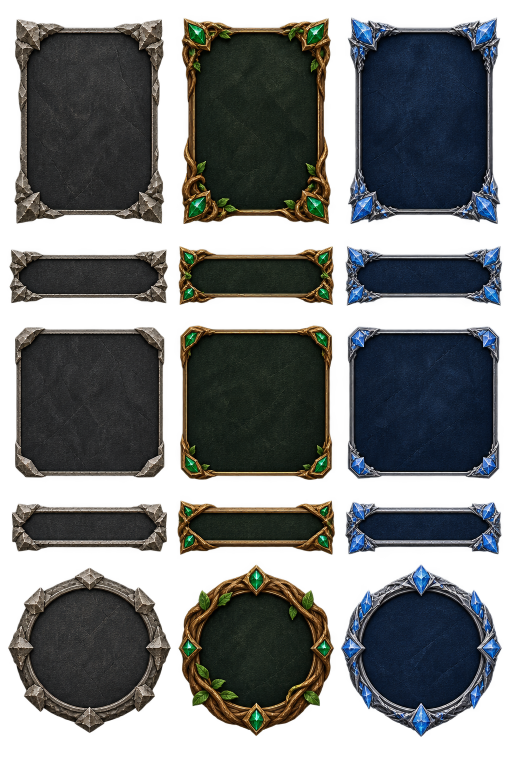
#> input picture native/assets/cards-modular/components-a.png, 1024 x 1536 px, found by its file name (shown at 1/2 size)
$ python index_card_components.py
#> lines starting #> are read from the running program, lines starting #| are printed output that depends on the picture
from pathlib import Path
from PIL import Image
import json
# Index separate atlas resources without changing or repainting generated pixels.
root=Path('native/assets/cards-modular')
xs=[0,341,683,1024]
tiers=['common','uncommon','rare','epic','legendary','artifact']
parts=['frame','title','panel','button','medallion']
manifest={}
for row,part in enumerate(parts):
    for col,tier in enumerate(tiers):
        sheet='components-a.png' if col<3 else 'components-b.png'
        im=Image.open(root/sheet)
#> im is the input picture: PIL image 1024x1536 RGBA; mean R, G, B, A 59, 59.9, 57.1, 156.7
        ys=[0,470,630,970,1118,1536] if col<3 else [0,490,640,975,1110,1536]
        column=col%3
        cell=(xs[column],ys[row],xs[column+1],ys[row+1])
        alpha=im.crop(cell).getchannel('A')
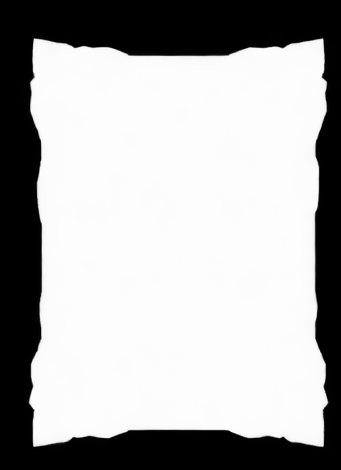
#> alpha: PIL image 341x470 L; min 0, max 254, mean 172.6
        bound=alpha.point(lambda a:255 if a>128 else 0).getbbox()
#> bound = (29, 39, 328, 447)
        assert bound,(tier,part)
        x,y=cell[0]+bound[0],cell[1]+bound[1]
#> x = 29; y = 39
        w,h=bound[2]-bound[0],bound[3]-bound[1]
#> w = 299; h = 408
        key=f'{tier}-{part}'
        manifest[key]=[x,y,w,h]
        (root/(key+'.tres')).write_text('[gd_resource type="AtlasTexture" load_steps=2 format=3]\n\n[ext_resource type="Texture2D" path="res://assets/cards-modular/%s" id="1"]\n\n[resource]\natlas = ExtResource("1")\nregion = Rect2(%s, %s, %s, %s)\nfilter_clip = true\n'%(sheet,x,y,w,h))
im=Image.open(root/'table-panels.png')
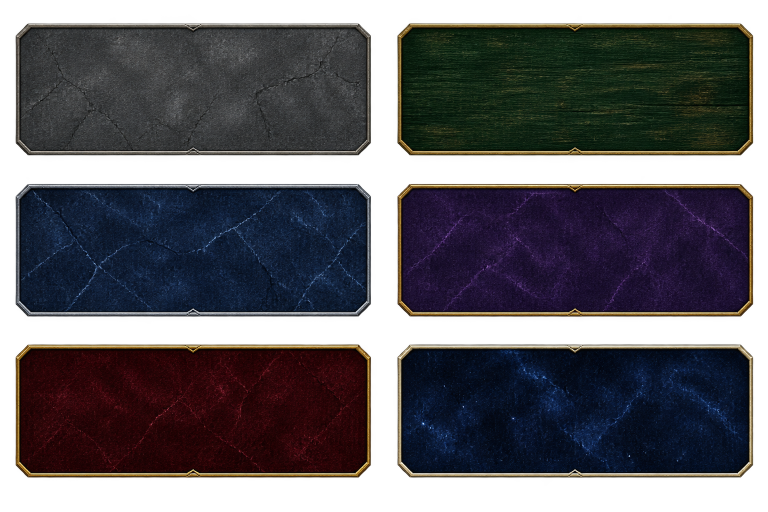
#> input picture native/assets/cards-modular/table-panels.png, 1536 x 1024 px, found by its file name (shown at 1/2 size)
#> im is the input picture: PIL image 1536x1024 RGBA; mean R, G, B, A 49.2, 44.7, 44.7, 179.7
for i,tier in enumerate(tiers):
    col=i%2; row=i//2
    ys=[0,341,683,1024]
    cell=(col*768,ys[row],(col+1)*768,ys[row+1])
    bound=im.crop(cell).getchannel('A').point(lambda a:255 if a>128 else 0).getbbox()
    x,y=cell[0]+bound[0],cell[1]+bound[1]
    w,h=bound[2]-bound[0],bound[3]-bound[1]
    key=f'{tier}-panel'
    manifest[key]=[x,y,w,h]
    (root/(key+'.tres')).write_text('[gd_resource type="AtlasTexture" load_steps=2 format=3]\n\n[ext_resource type="Texture2D" path="res://assets/cards-modular/table-panels.png" id="1"]\n\n[resource]\natlas = ExtResource("1")\nregion = Rect2(%s, %s, %s, %s)\nfilter_clip = true\n'%(x,y,w,h))
#> this loop made 6 passes
#> (bound, x, y, h) on passes 1 to 6: ((31, 47, 742, 311), 31, 47, 264), ((27, 47, 738, 311), 795, 47, 264), ((31, 27, 742, 292), 31, 368, 265), ((27, 27, 738, 292), 795, 368, 265), ((31, 6, 742, 272), 31, 689, 266), ((27, 6, 738, 272), 795, 689, 266)
#> after the loop, manifest = 30 items
(root/'regions.json').write_text(json.dumps(manifest,indent=2))
if (root/'variant-07.png').exists():
    im=Image.open(root/'variant-07.png')
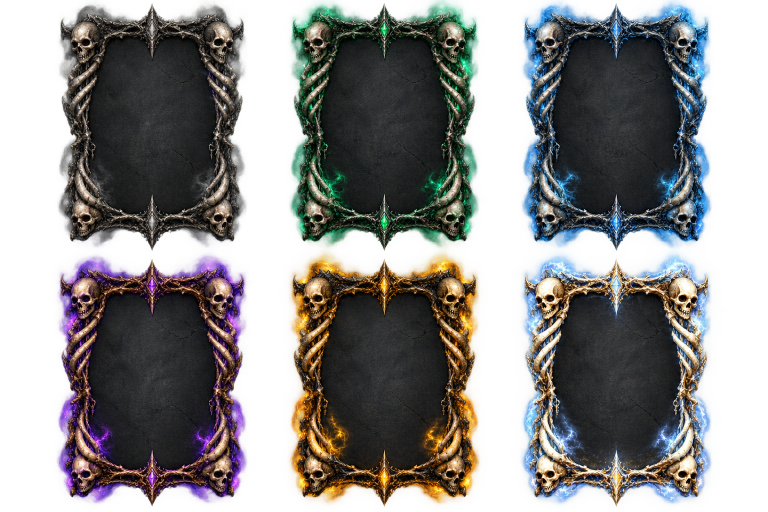
#> input picture native/assets/cards-modular/variant-07.png, 1536 x 1024 px, found by its file name (shown at 1/2 size)
#> im is the input picture: PIL image 1536x1024 RGBA; mean R, G, B, A 69.7, 72.1, 75, 149.7
    cw,ch=im.width//3,im.height//2
#> cw = 512; ch = 512
    for i,tier in enumerate(tiers):
        cell=((i%3)*cw,(i//3)*ch,(i%3+1)*cw,(i//3+1)*ch)
        bound=im.crop(cell).getchannel('A').point(lambda a:255 if a>128 else 0).getbbox()
        x,y=cell[0]+bound[0],cell[1]+bound[1];w,h=bound[2]-bound[0],bound[3]-bound[1]
        (root/('07-'+tier+'-frame.tres')).write_text('[gd_resource type="AtlasTexture" load_steps=2 format=3]\n\n[ext_resource type="Texture2D" path="res://assets/cards-modular/variant-07.png" id="1"]\n\n[resource]\natlas = ExtResource("1")\nregion = Rect2(%s, %s, %s, %s)\nfilter_clip = true\n'%(x,y,w,h))
#> this loop made 6 passes
#> (bound, x, y, w, h) on passes 1 to 6: ((119, 8, 487, 501), 119, 8, 368, 493), ((72, 7, 441, 501), 584, 7, 369, 494), ((25, 7, 394, 500), 1049, 7, 369, 493), ((118, 7, 489, 500), 118, 519, 371, 493), ((71, 5, 445, 500), 583, 517, 374, 495), ((23, 1, 396, 500), 1047, 513, 373, 499)
if (root/'variant-07.png').exists():
    im=Image.open(root/'variant-07.png')
    cw,ch=im.width//3,im.height//2
    for i,tier in enumerate(tiers):
        cell=((i%3)*cw,(i//3)*ch,(i%3+1)*cw,(i//3+1)*ch)
        bound=im.crop(cell).getchannel('A').point(lambda a:255 if a>128 else 0).getbbox()
        x,y=cell[0]+bound[0],cell[1]+bound[1];w,h=bound[2]-bound[0],bound[3]-bound[1]
        (root/('07-'+tier+'-frame.tres')).write_text('[gd_resource type="AtlasTexture" load_steps=2 format=3]\n\n[ext_resource type="Texture2D" path="res://assets/cards-modular/variant-07.png" id="1"]\n\n[resource]\natlas = ExtResource("1")\nregion = Rect2(%s, %s, %s, %s)\nfilter_clip = true\n'%(x,y,w,h))
print('Indexed 30 independently reusable components')
